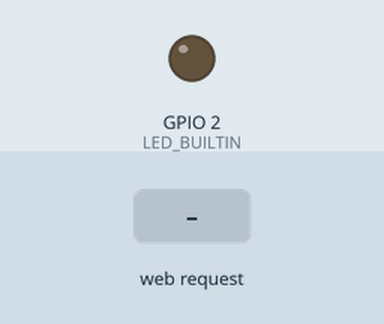
A sketch run on a simulated ESP32. On the bench: output pins drawn as LEDs (lit = HIGH). The test bench sets the inputs (shaded band). WiFi joins after 1.5 s; servers stay silent unless stated; what the sketch prints to the serial monitor is not drawn.

Above: at 4.2 s.
4.3 s: HTTP request GET /blink received
At 6.8 s:
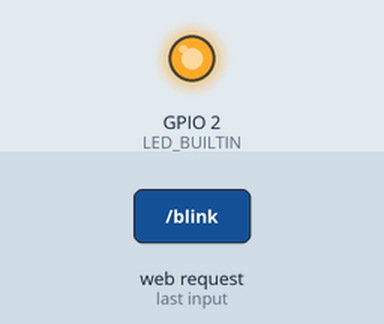
8.3 s: HTTP request GET /off received
At 10.2 s:
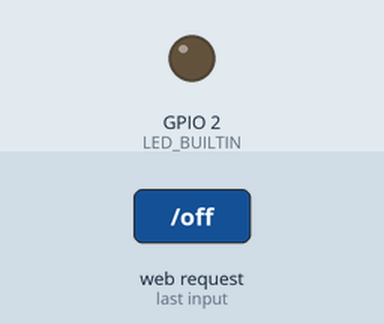
10.5 s: HTTP request GET /on received
At 13.6 s:
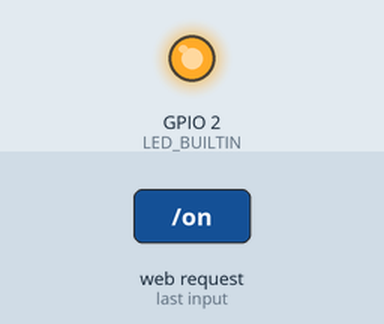
Timing chart, 0 to 15.1 s (numbered marks = the images above; inputs shaded):
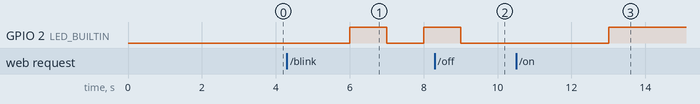

Measured:
- after the input at 4.3 s, GPIO 2 (LED_BUILTIN): LOW → HIGH after 1.7 s, → LOW 1.0 s later, → HIGH 1.0 s later
- after the input at 8.3 s, GPIO 2 (LED_BUILTIN): goes on until 9.0 s, then stays LOW
- after the input at 10.5 s, GPIO 2 (LED_BUILTIN): LOW → HIGH after 2.5 s

The sketch:

webserver_lab2.ino
```cpp
#include <WiFi.h>

#define PORT 8080
#define LED_BUILTIN 2
const char *SSID = "Redmiddd";
const char *PASSWORD = "sssss222";

String header = "HTTP/1.1 200 OK\nContent-Type: text/html\n\n<html><body>";
String tailer = "</body></html>";

WiFiServer server(PORT);
WiFiClient client;

bool blinking = false;
bool ledOn = false;

String s;
String cmd;

void setup() {
  Serial.begin(115200);
  delay(1000);
  WiFi.disconnect(true);
  pinMode(LED_BUILTIN, OUTPUT);
  WiFi.begin(SSID, PASSWORD);

  while(WiFi.status()!= WL_CONNECTED)
  {
    delay(1000);
    Serial.print(".");
  }
  Serial.println("Web Server Active: ");
  Serial.println(WiFi.localIP());
  server.begin();
}
void loop() {
  client = server.available();
//  Serial.println("tunggu client");
  if(client)
  {
//    Serial.print("dapat client");
    while(client.connected())
    {
      if(client.available())
      {
//        Serial.println("data bisa dibaca");
        s = client.readString();
        cmd = getCommand(s);
        // response(cmd);
        if(cmd.equals(""))
        {
          Serial.println("HOMEPAGE");
        }
        else if(cmd.equals("blink"))
        {
          blinking = true;
          ledOn = false;
        }
        else if(cmd.equals("on"))
        {
          blinking = false;
          ledOn = true;
        }
        else if(cmd.equals("off"))
        {
          blinking = false;
          ledOn = false;
        }
        else
        {
          // response(s);
          // client.stop();
        }
        response(s);
        client.stop();
      }
      else
      {
        client.stop();
      }
    }
  }
  else
  {
    //
  }
  if(blinking || ledOn)
  {
    digitalWrite(LED_BUILTIN, HIGH);
    delay(1000);
  }
  if(blinking || !ledOn)
  {
    digitalWrite(LED_BUILTIN, LOW);
    delay(1000);
  }
}

void response(String konten)
{
  client.println(header);
  client.println("<p><a href='blink'>LED Blinking</a></p>");
  client.println("<p><a href='on'>LED on</a></p>");
  client.println("<p><a href='off'>LED OFF</a></p>");
//  client.println(konten);
  client.println(tailer);
}

String getCommand(String s)
{
  return(s.substring(5, s.indexOf(' ', 5)));
}
```
